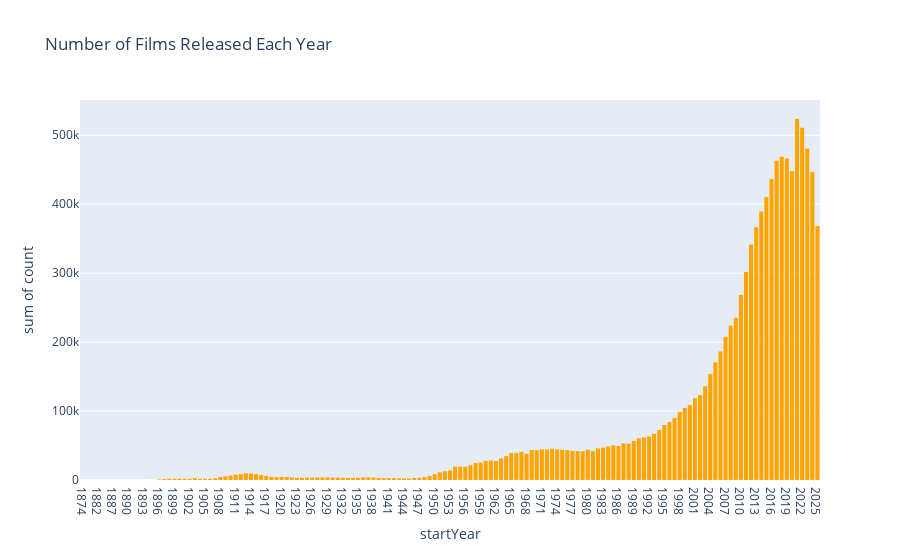

The cell this chart's notebook holds for it:
### Code cell
df2=df2[:-9]

### Figure 1 — Plotly figure (JSON) as saved in the notebook; plotly's stock layout.template omitted (floating-point values rounded to 4 significant figures; data arrays with more than 128 entries replaced by an {"elided": "..."} marker saying what was removed)
{"data": [{"bingroup": "x", "histfunc": "sum", "hovertemplate": "startYear=%{x}<br>sum of count=%{y}<extra></extra>", "legendgroup": "", "marker": {"color": "#FFA500", "pattern": {"shape": ""}}, "name": "", "orientation": "v", "showlegend": false, "type": "histogram", "x": {"elided": "145 str values"}, "xaxis": "x", "y": {"elided": "145 int values"}, "yaxis": "y"}], "layout": {"barmode": "relative", "legend": {"tracegroupgap": 0}, "title": {"text": "Number of Films Released Each Year"}, "xaxis": {"anchor": "y", "domain": [0, 1], "title": {"text": "startYear"}}, "yaxis": {"anchor": "x", "domain": [0, 1], "title": {"text": "sum of count"}}}}
